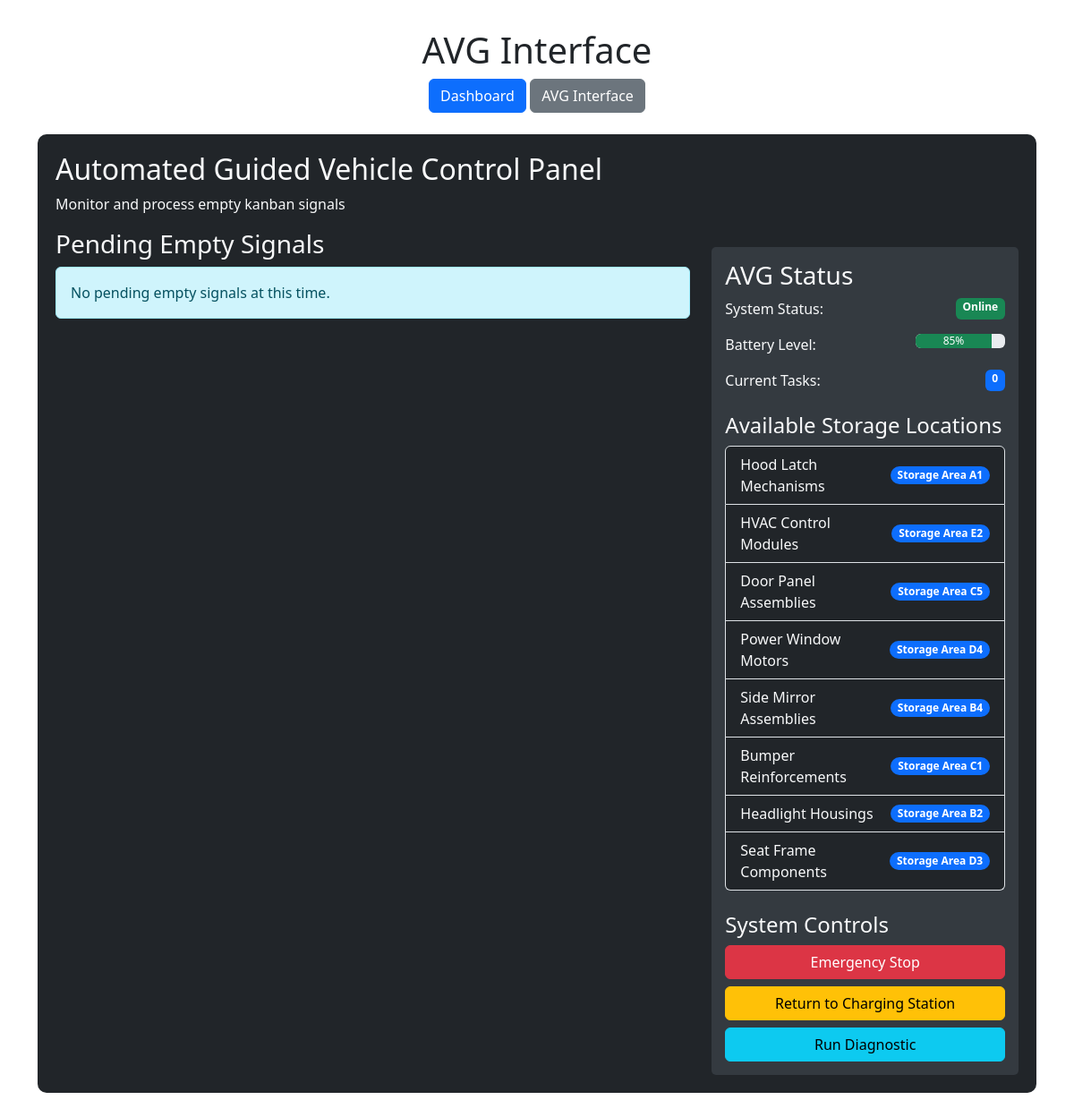
Before: /avg_interface with the older database file.
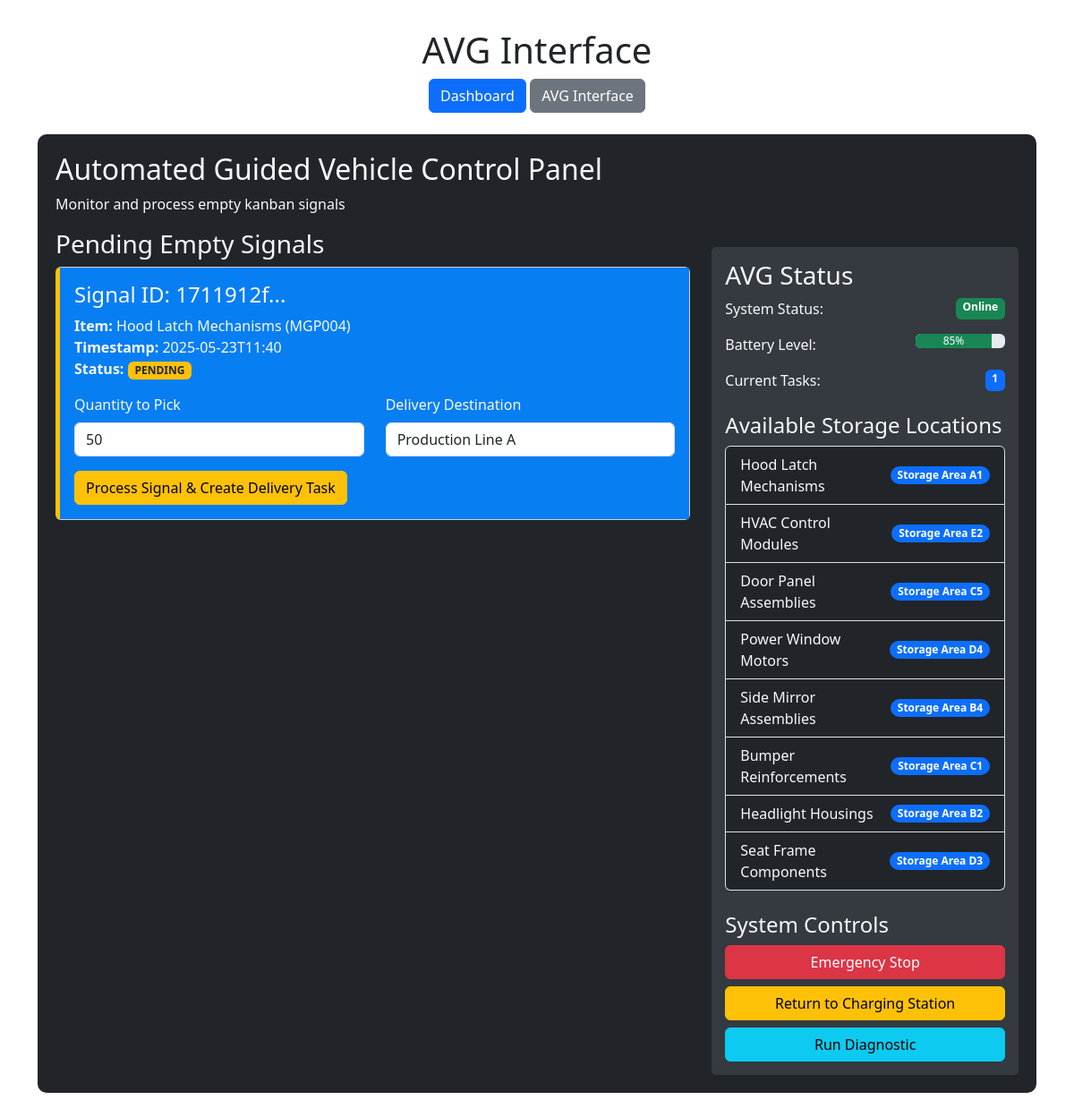
After: the same page with the newer database file.
### tables this page shows
CREATE TABLE inventory (
        item_id TEXT PRIMARY KEY,
        item_name TEXT NOT NULL,
        part_number TEXT NOT NULL,
        location TEXT NOT NULL,
        quantity INTEGER NOT NULL,
        min_threshold INTEGER NOT NULL,
        supplier TEXT NOT NULL,
        production_line TEXT NOT NULL
    );

CREATE TABLE empty_signals (
        signal_id TEXT PRIMARY KEY,
        item_id TEXT NOT NULL,
        timestamp TEXT NOT NULL,
        status TEXT NOT NULL,
        priority TEXT NOT NULL,
        production_line TEXT NOT NULL,
        FOREIGN KEY (item_id) REFERENCES inventory (item_id)
    );

### app.py (the view)
@app.route('/avg_interface')
def avg_interface():
    empty_signals = get_empty_signals()
    inventory = get_inventory()
    production_lines = get_production_lines()
    pending_signals = [signal for signal in empty_signals if signal['status'] == 'PENDING']
    return render_template('avg_interface.html',
                           empty_signals=pending_signals,
                           inventory=inventory,
                           production_lines=production_lines)

### app.py (called while the page is built)
def get_db_connection():
    conn = sqlite3.connect('magna_kanban.db')
    conn.row_factory = sqlite3.Row
    return conn

def get_inventory():
    conn = get_db_connection()
    rows = conn.execute('SELECT * FROM inventory ORDER BY production_line, item_name').fetchall()
    conn.close()
    inventory = []
    for row in rows:
        row = dict(row)
        try:
            row['quantity'] = int(row['quantity'])
            row['min_threshold'] = int(row['min_threshold'])
        except ValueError:
            row['quantity'] = 0
            row['min_threshold'] = 0
        row['is_low_stock'] = row['quantity'] <= row['min_threshold']
        inventory.append(row)
    return inventory

def get_production_lines():
    conn = get_db_connection()
    lines = conn.execute('SELECT DISTINCT production_line FROM inventory ORDER BY production_line').fetchall()
    conn.close()
    return [line['production_line'] for line in lines]

### templates/avg_interface.html (shortened to what the changed rows need)
<!DOCTYPE html>
<html lang="en">
<head>
    <link href="https://cdn.jsdelivr.net/npm/bootstrap@5.3.0-alpha1/dist/css/bootstrap.min.css" rel="stylesheet">
</head>
<body>
    <div class="container">
        <header class="mb-4">
            <h1 class="text-center">AVG Interface</h1>
        </header>
        <div class="row">
            <div class="col-md-12">
                <div class="avg-interface">
                    <h2>Automated Guided Vehicle Control Panel</h2>
                    <div class="row">
                        <div class="col-md-8">
                            <h3>Pending Empty Signals</h3>
                            {% if empty_signals %}
                                {% for signal in empty_signals %}
                                <div class="card signal-card">
                                    <div class="card-body">
                                        <h4 class="card-title">Signal ID: {{ signal.signal_id[:8] }}...</h4>
                                        <p class="card-text">
                                            <strong>Item:</strong> {{ signal.item_name }} ({{ signal.item_id }})<br>
                                            <strong>Timestamp:</strong> {{ signal.timestamp[:16] }}<br>
                                            <strong>Status:</strong> <span class="badge bg-warning text-dark">{{ signal.status }}</span>
                                        </p>
                                        <form action="{{ url_for('process_empty_signal') }}" method="post">
                                            <div class="row mb-3">
                                                <div class="col-md-6">
                                                    <label for="quantity" class="form-label">Quantity to Pick</label>
                                                    <input type="number" class="form-control" id="quantity" name="quantity" value="50" min="1" required>
                                                </div>
                                                <div class="col-md-6">
                                                    <label for="destination" class="form-label">Delivery Destination</label>
                                                    <input type="text" class="form-control" id="destination" name="destination" value="Production Line A" required>
                                                </div>
                                            </div>
                                            <button type="submit" class="btn btn-warning">Process Signal & Create Delivery Task</button>
                                        </form>
                                    </div>
                                </div>
                                {% endfor %}
                            {% else %}
                                <div class="alert alert-info">
                                    No pending empty signals at this time.
                                </div>
                            {% endif %}
                        </div>
                        <div class="col-md-4">
                            <div class="control-panel">
                                <div class="mb-3">
                                    <div class="d-flex justify-content-between">
                                        <span>Current Tasks:</span>
                                        <span class="badge bg-primary">{{ empty_signals|length }}</span>
                                    </div>
                                </div>
                                <ul class="list-group">
                                    {% for item in inventory %}
                                    <li class="list-group-item d-flex justify-content-between align-items-center bg-dark text-light">
                                        {{ item.item_name }}
                                        <span class="badge bg-primary rounded-pill">{{ item.location }}</span>
                                    </li>
                                    {% endfor %}
                                </ul>
                            </div>
                        </div>
                    </div>
                </div>
            </div>
        </div>
    </div>
</body>
</html>

Changed rows visible on the page:
added empty_signals: signal_id "1711912f", item_name "Hood Latch Mechanisms", item_id "MGP004", timestamp "2025-05-23T11:40", status "PENDING"
Other visible differences:
{{ empty_signals|length }}: "0" → "1"
text no longer shown: "No pending empty signals at this time."
